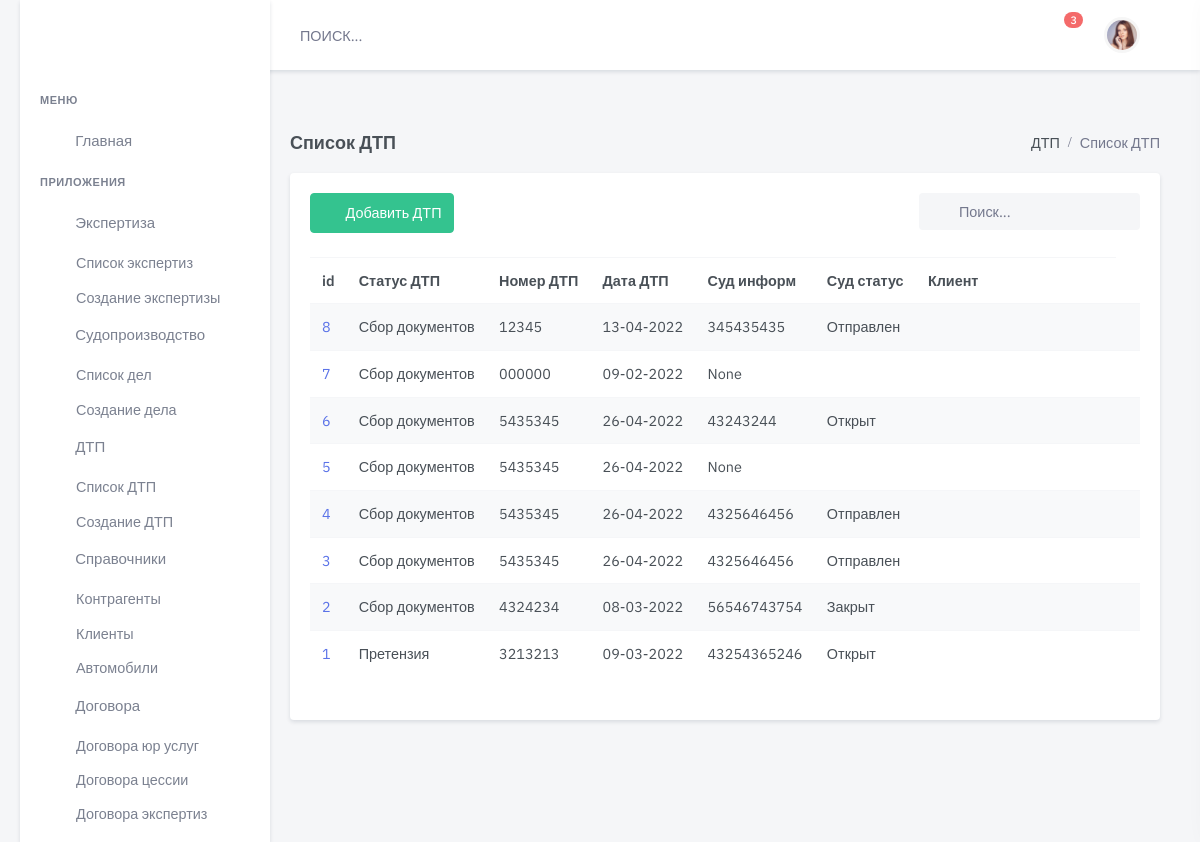
The page /accident/ on the database as committed earlier.
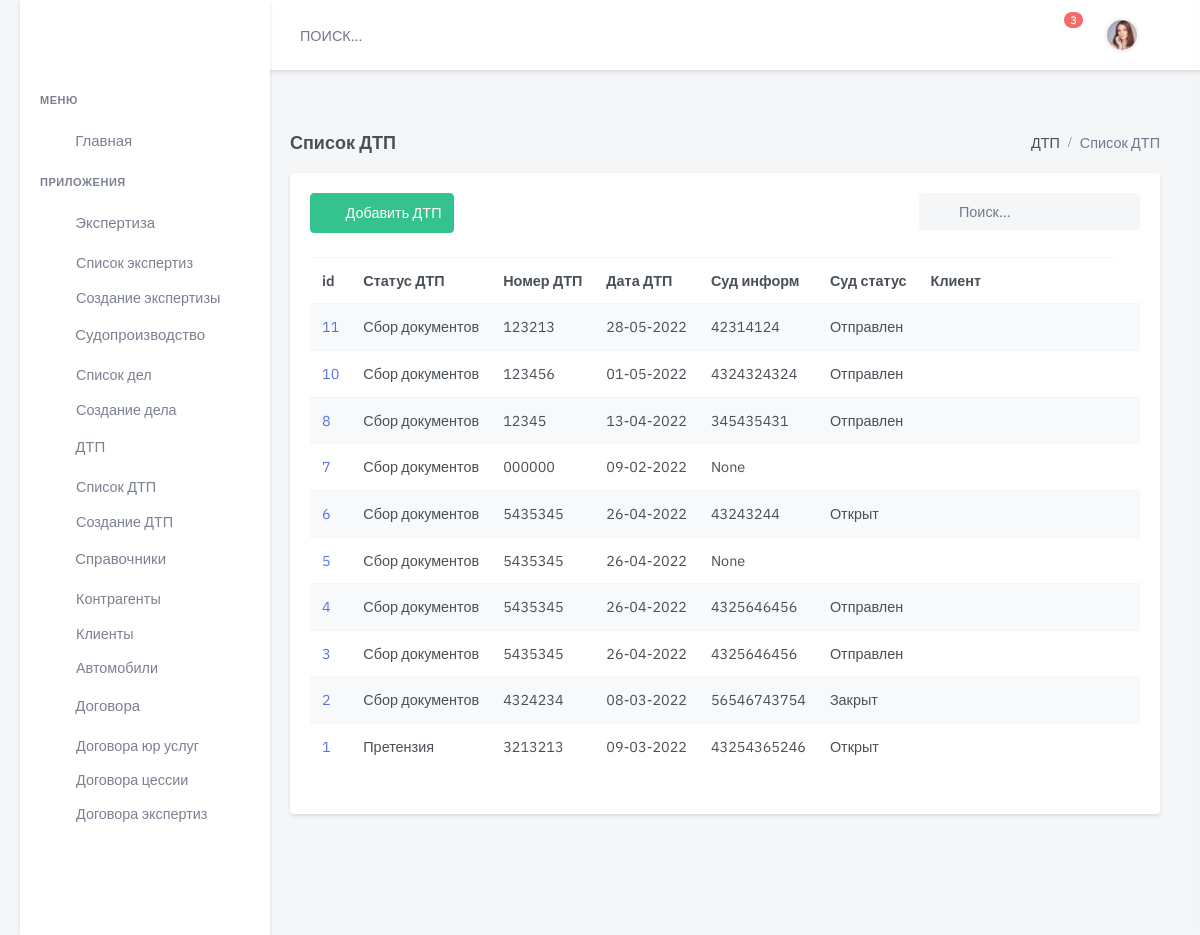
The same page on the database as committed later.
### accident/models.py (models this page shows, shortened)
class Accident(models.Model):
    status = models.ForeignKey(
        Status,
        on_delete=models.CASCADE,
        related_name='status_acc',
        blank=True,
        null=True, verbose_name='Статус  дела о ДТП')
    data = models.DateField(
        blank=True,
        null=True,
        default=None,
        verbose_name='Дата ДТП ')
    time = models.TimeField(
        blank=True,
        null=True,
        default=None,
        verbose_name='Время ДТП ')
    location_accident = models.CharField(
        max_length=400,
        blank=True,
        default=None,
        verbose_name='Место ДТП')
    number = models.CharField(
        max_length=24,
        blank=True,
        null=True,
        default=None,
        verbose_name='Номер протокола')
    dtp_doc = models.ForeignKey(
        AccidentDoc,
        on_delete=models.CASCADE,
        related_name='dtp_doc',
        blank=True,
        null=True, verbose_name='Документ Основание ')
    file_doc = models.FileField(
        upload_to='upload/protokol_doc/',
        null=True, default=None,
        verbose_name="Файл Основание",
        blank=True, )
    dtp_pos = models.ForeignKey(
        AccidentPos,
        on_delete=models.CASCADE,
        related_name='AccidentPos',
        blank=True,
        null=True,
        verbose_name='Документ Постановление ')
    file_pos = models.FileField(
        upload_to='upload/protokol_pos/',
        null=True,
        default=None,
        blank=True,
        verbose_name="Файл Постановление")
    court_info = models.ForeignKey(
        InfoCourt,
        on_delete=models.CASCADE,
        related_name='court_info',
        blank=True,
        null=True, verbose_name='Инфо о Судопроизводстве')
    data_insurance = models.DateField(
        blank=True,
        null=True,
        default=None,
        verbose_name='Дата обращения в Страховую')
    message = models.CharField(
        max_length=100000,
        blank=True,
        null=True,
        default=None,
        verbose_name='Комментарий')
    slug = models.SlugField(max_length=200, default=uuid.uuid1)
    is_active = models.BooleanField(default=True)
    created = models.DateTimeField(auto_now_add=True, auto_now=False)
    updated = models.DateTimeField(auto_now_add=False, auto_now=True)
    def __str__(self):
        return 'id {}, номер {}, место дтп {}, клиент{}'.format(self.id, self.number, self.location_accident,
                                    self.partner_accident.filter(type='True').first())
    class Meta:
        verbose_name = "ДТП  "
        verbose_name_plural = "ДТП"
        ordering = ['-created']

class Status(models.Model):
    name = models.CharField(
        max_length=100,
        blank=True,
        null=True,
        default=None,
        verbose_name='Наименование')
    comment = models.CharField(
        max_length=100,
        blank=True,
        null=True,
        default=None,
        verbose_name='Комментарий')
    is_active = models.BooleanField(default=True)
    created = models.DateTimeField(auto_now_add=True, auto_now=False)
    updated = models.DateTimeField(auto_now_add=False, auto_now=True)
    def __str__(self):
        return "%s" % self.name
    class Meta:
        verbose_name = 'Статус  дела о ДТП'
        verbose_name_plural = 'Статусы дела о ДТП'

### court/models.py (models this page shows, shortened)
class InfoCourt(models.Model):
    status = models.ForeignKey(
        Status,
        on_delete=models.CASCADE,
        verbose_name='Статус  дела',
        related_name='court_status',
        default=None,
        blank=True,
        null=True
    )
    judge = models.ForeignKey(
        judge,
        on_delete=models.CASCADE,
        verbose_name='Судья',
        related_name='court_judge',
        default=None,
        blank=True,
        null=True
    )
    case_number = models.CharField(
        max_length=24,
        blank=True,
        null=True,
        default=None,
        verbose_name='Номер Судебного дела')
    uid_number = models.CharField(
        max_length=26,
        blank=True,
        null=True,
        default=None,
        verbose_name='УИД Судебного дела')
    data_reg = models.DateField(
        blank=True,
        null=True,
        default=None,
        verbose_name='Дата регистрации дела')
    location = models.ForeignKey(
        ListCourt,
        on_delete=models.CASCADE,
        blank=True,
        null=True,
        default=None,
        related_name='location', verbose_name='Место  ')
    message = models.TextField(
        max_length=50000,
        blank=True,
        null=True,
        default=None,
        verbose_name='Результат события Коментарий')
    is_active = models.BooleanField(default=True)
    created = models.DateTimeField(auto_now_add=True, auto_now=False)
    updated = models.DateTimeField(auto_now_add=False, auto_now=True)
    def __str__(self):
        return "%s" % self.uid_number
    class Meta:
        verbose_name = "Информация дела"
        verbose_name_plural = "Информация дела"
        ordering = ['-created']

class Status(models.Model):
    name = models.CharField(
        max_length=100,
        blank=True,
        null=True,
        default=None,
        verbose_name='Наименование')
    comment = models.CharField(
        max_length=100,
        blank=True,
        null=True,
        default=None,
        verbose_name='Комментарий')
    is_active = models.BooleanField(default=True)
    created = models.DateTimeField(auto_now_add=True, auto_now=False)
    updated = models.DateTimeField(auto_now_add=False, auto_now=True)
    def __str__(self):
        return "%s" % self.name
    class Meta:
        verbose_name = 'Статус  судебной оперции'
        verbose_name_plural = 'Статусы судебных операций'

### accident/views.py (the view)
# urls.py: path('', accident_list, name='accident-list'),
def accident_list(request):
    accident = Accident.objects.all()
    print(accident)
    return render(request,
                  'dist/accident/list.html',
                  {'accident': accident,
                   }
                  )

### templates/dist/accident/list.html (shortened to what this page needs)
{% extends 'dist/include/base.html' %}
{% load static %}
{% block content %}
  <div class="main-content">
    <div class="page-content">
      <div class="container-fluid">
        <div class="row">
          <div class="col-12">
            <div class="page-title-box d-flex align-items-center justify-content-between">
              <h4 class="mb-0">Список ДТП</h4>
              <div class="page-title-right">
                <ol class="breadcrumb m-0">
                  <li class="breadcrumb-item"><a href="javascript: void(0);">ДТП</a></li>
                  <li class="breadcrumb-item active">Список ДТП</li>
                </ol>
              </div>
            </div>
          </div>
        </div>
        <div class="row">
          <div class="col-lg-12">
            <div class="card">
              <div class="card-body">
                <div class="row mb-2">
                  <div class="col-md-6">
                    <div class="mb-3">
                      <a href="{% url 'accident-new' %}" class="btn btn-success waves-effect waves-light">
                        <i class="mdi mdi-plus me-2"></i> Добавить ДТП</a>
                    </div>
                  </div>
                  <div class="col-md-6">
                    <div class="form-inline float-md-end mb-3">
                      <div class="search-box ms-2">
                        <div class="position-relative">
                          <input type="text" class="form-control rounded bg-light border-0" placeholder="Поиск...">
                          <i class="mdi mdi-magnify search-icon"></i>
                        </div>
                      </div>
                    </div>
                  </div>
                </div>
                <div class="table-responsive mb-4">
                  <table class="table table-striped table-nowrap mb-0">
                    <thead>
                    <tr>
                      <th scope="col">id</th>
                      <th scope="col">Статус ДТП</th>
                      <th scope="col">Номер ДТП</th>
                      <th scope="col">Дата ДТП</th>
                      <th scope="col">Суд информ</th>
                      <th scope="col">Суд статус</th>
                      <th scope="col" style="width: 200px;">Клиент</th>
                    </tr>
                    </thead>
                    <tbody>
                    {% for item in accident %}
                      <tr>
                        <td>
                          <a href="/accident/accident-add-partner/{{ item.id }}/">{{ item.id }}</a>
                        </td>
                        <td>{{ item.status }}</td>
                        <td>{{ item.number }}</td>
                        <td>{{ item.data |date:"d-m-Y" }}</td>
                        <td>{{ item.court_info}} </td>
                        <td>{{ item.court_info.status }}</td>
                        <td>{{ item.partner_accidentя }}</td>
                        <td>
                        </td>
                      </tr>
                    {% endfor %}
                    </tbody>
                  </table>
                 </div>
              </div>
            </div>
          </div>
        </div>
      </div>
    </div>
  </div>
{% endblock content %}

### templates/dist/include/base.html (shortened to what this page needs)
{% load static %}
<!DOCTYPE html>
<div lang="ru">
    <head>
        <link href="static/css/accident-main.css" rel="stylesheet" type="text/css">
        <link href="/static/assets/css/bootstrap.min.css" id="bootstrap-style" rel="stylesheet" type="text/css"/>
        <link href="/static/assets/libs/@chenfengyuan/datepicker/datepicker.min.css" rel="stylesheet">
        <link href="/static/assets/libs/bootstrap-datepicker/css/bootstrap-datepicker.min.css" rel="stylesheet' %}">
        <link href="/static/assets/css/icons.min.css" rel="stylesheet" type="text/css"/>
        <link href="/static/assets/libs/select2/css/select2.min.css" rel="stylesheet" type="text/css"/>
        <link href="/static/assets/libs/datatables.net-responsive-bs4/css/responsive.bootstrap4.min.css"
              rel="stylesheet" type="text/css"/>
        <link href="/static/assets/css/app.min.css" id="app-style" rel="stylesheet" type="text/css"/>
    </head>
    <body>
    <div id="layout-wrapper">
        {% block topbar%}
        {% include "dist/include/topbar.html" %}
        {% endblock %}
        {% block sidebar%}
        {% include "dist/include/sidebar.html" %}
        {% endblock %}
        {% block content %}{% endblock %}
                </div>
            </div>
    <link href="/static/assets/libs/datatables.net-bs4/css/dataTables.bootstrap4.min.css" rel="stylesheet"
          type="text/css"/>
    <link href="/static/assets/libs/datatables.net-buttons-bs4/css/buttons.bootstrap4.min.css" rel="stylesheet"
          type="text/css"/>
</body>
</html>

### templates/dist/include/topbar.html (shortened to what this page needs)
        <header id="page-topbar">
            <div class="navbar-header">
                <div class="d-flex">
                    <form class="app-search d-none d-lg-block">
                        <div class="position-relative">
                            <input type="text" class="form-control" placeholder="ПОИСК...">
                        </div>
                    </form>
                </div>
                <div class="d-flex">
                    <div class="dropdown d-none d-lg-inline-block ms-1">
                        <button type="button" class="btn header-item noti-icon waves-effect"
                                data-bs-toggle="dropdown" aria-haspopup="true" aria-expanded="false">
                        </button>
                        <div class="dropdown d-none d-lg-inline-block ms-1">
                            <button type="button" class="btn header-item noti-icon waves-effect"
                                    data-bs-toggle="fullscreen">
                            </button>
                        </div>
                        <div class="dropdown d-inline-block">
                            <button type="button" class="btn header-item noti-icon waves-effect"
                                    id="page-header-notifications-dropdown"
                                    data-bs-toggle="dropdown" aria-haspopup="true" aria-expanded="false">
                                <span class="badge bg-danger rounded-pill">3</span>
                            </button>
                        </div>
                        <div class="dropdown d-inline-block">
                            <button type="button" class="btn header-item waves-effect" id="page-header-user-dropdown"
                                    data-bs-toggle="dropdown" aria-haspopup="true" aria-expanded="false">
                                <img class="rounded-circle header-profile-user"
                                     src="/assets/images/users/avatar-4.jpg"
                                     alt="Header Avatar">
                            </button>
                        </div>
                        <div class="dropdown d-inline-block">
                            <button type="button" class="btn header-item noti-icon right-bar-toggle waves-effect">
                            </button>
                        </div>
                    </div>
                </div>
            </div>
        </header>

### templates/dist/include/sidebar.html (shortened to what this page needs)
    <div class="vertical-menu">
      <button type="button" class="btn btn-sm px-3 font-size-16 header-item waves-effect vertical-menu-btn">
        <i class="fa fa-fw fa-bars"></i>
      </button>
      <div data-simplebar class="sidebar-menu-scroll">
        <div id="sidebar-menu">
          <ul class="metismenu list-unstyled" id="side-menu">
            <li class="menu-title">Меню</li>
            <li>
              <a href="base.html">
                <i class="uil-home-alt"></i>
                <span>Главная</span>
              </a>
            </li>
            <li class="menu-title">Приложения</li>
            <li>
              <a href="javascript: void(0);" class="has-arrow waves-effect">
                <i class="uil-invoice"></i>
                <span>Экспертиза</span>
              </a>
              <ul class="sub-menu" aria-expanded="false">
                <li><a href={% url 'expert-list' %}>Список экспертиз</a></li>
                <li><a href={% url 'expert-new' %}>Создание экспертизы</a></li>
              </ul>
            </li>
            <li>
              <a href="javascript: void(0);" class="has-arrow waves-effect">
                <i class="uil-invoice"></i>
                <span>Судопроизводство</span>
              </a>
              <ul class="sub-menu" aria-expanded="false">
                <li><a href={% url 'court-list' %}>Список дел</a></li>
                <li><a href={% url 'court-new' %}>Создание дела</a></li>
              </ul>
            </li>
            <li>
              <a href="javascript: void(0);" class="has-arrow waves-effect">
                <i class="uil-invoice"></i>
                <span>ДТП</span>
              </a>
              <ul class="sub-menu" aria-expanded="false">
                <li><a href={% url 'accident-list' %}>Список ДТП</a></li>
                <li><a href={% url 'accident-new' %}>Создание ДТП</a></li>
              </ul>
            </li>
            <li>
              <a href="javascript: void(0);" class="has-arrow waves-effect">
                <i class="uil-book-alt"></i>
                <span>Справочники</span>
              </a>
              <ul class="sub-menu" aria-expanded="false">
                <li><a href={% url 'company-list' %}>Контрагенты</a></li>
                <li><a href={% url 'client-list' %}>Клиенты</a></li>
                <li><a href={% url 'auto-list' %}>Автомобили</a></li>
              </ul>
            </li>
            <li>
              <a href="javascript: void(0);" class="has-arrow waves-effect">
                <i class="uil-invoice"></i>
                <span>Договора</span>
              </a>
              <ul class="sub-menu" aria-expanded="false">
                <li><a href={% url 'expert-list' %}>Договора юр услуг</a></li>
                <li><a href={% url 'expert-list' %}>Договора цессии</a></li>
                <li><a href={% url 'expert-list' %}>Договора экспертиз</a></li>
              </ul>
            </li>
          </ul>
        </div>
      </div>
    </div>

Rows that differ between the two databases and show on the page:
added Accident: id "11", status "Сбор документов", number "123213", data "28-05-2022", court_info "42314124", court_info.status "Отправлен"
added Accident: id "10", status "Сбор документов", number "123456", data "01-05-2022", court_info "4324324324", court_info.status "Отправлен"
changed through a linked row, Accident id 8: court_info "345435435" → "345435431"
